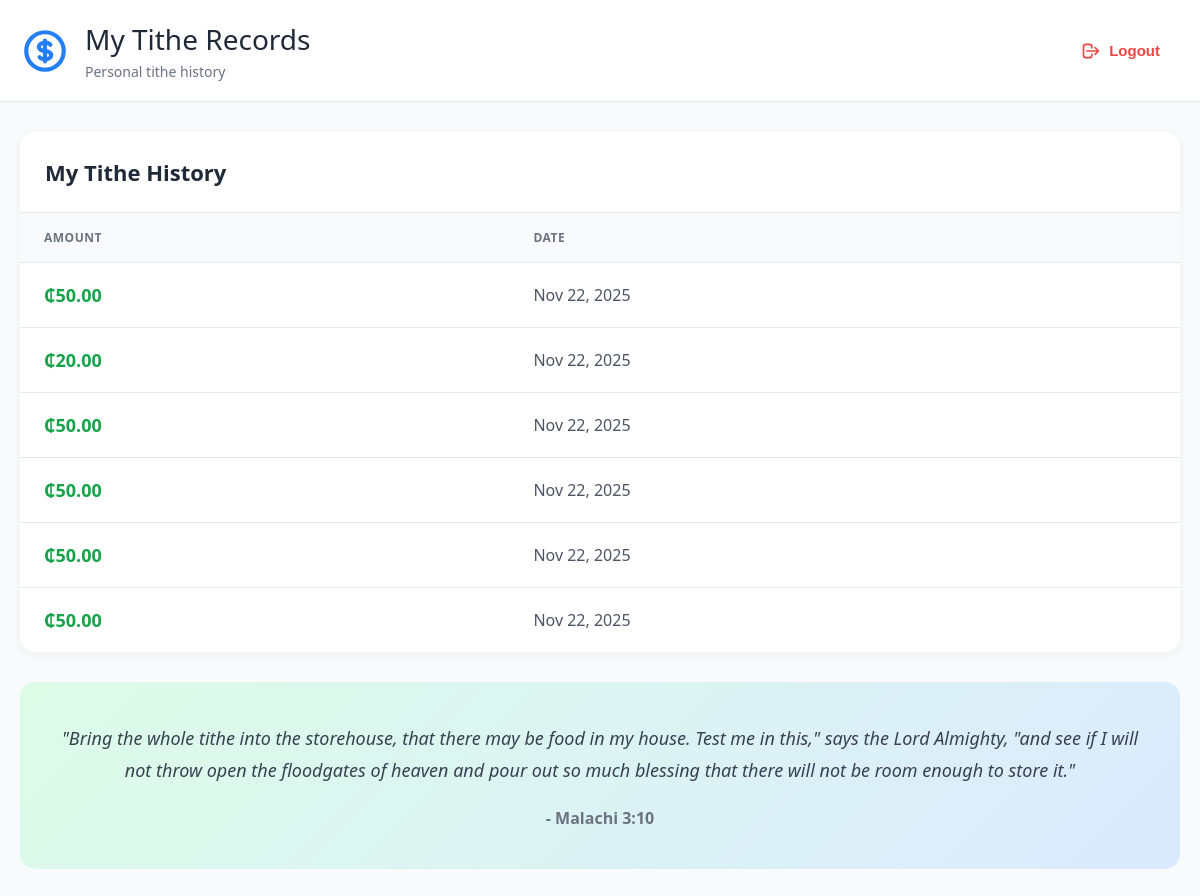
Screenshot of /tithe/tithe/user/ (signed in) with the database file from the repository.
### tithe/models.py (models this page shows, shortened)
class Tithe(models.Model):
    user = models.ForeignKey(CustomUser,on_delete=models.CASCADE)
    amount = models.DecimalField(decimal_places=2, max_digits=10)
    date = models.DateField()

### tithe/views.py (the view)
# urls.py: path('tithe/user/', views.list_related_user, name='user-tithe'),
@login_required
def list_related_user(request):
    user = request.user
    tithe = Tithe.objects.filter(user=user).all()
    return render(request,"tithe/user-tithe.html",{"tithe":tithe})

### tithe/templates/tithe/user-tithe.html (shortened to what this page needs)
{% extends 'tithe/base.html' %}
{% block content %}
<div class="dashboard">
    <header class="header">
        <div class="header-content">
            <div class="header-left">
                <div class="header-icon">
                    <svg fill="none" stroke="currentColor" viewBox="0 0 24 24">
                        <path stroke-linecap="round" stroke-linejoin="round" stroke-width="2" d="M12 8c-1.657 0-3 .895-3 2s1.343 2 3 2 3 .895 3 2-1.343 2-3 2m0-8c1.11 0 2.08.402 2.599 1M12 8V7m0 1v8m0 0v1m0-1c-1.11 0-2.08-.402-2.599-1M21 12a9 9 0 11-18 0 9 9 0 0118 0z"/>
                    </svg>
                </div>
                <div>
                    <div class="header-title">My Tithe Records</div>
                    <div class="header-subtitle">Personal tithe history</div>
                </div>
            </div>
            <form method="POST" action="{% url 'tithe:logout_user' %}">
                <button type="submit" class="btn-logout">
                    <svg fill="none" stroke="currentColor" viewBox="0 0 24 24">
                        <path stroke-linecap="round" stroke-linejoin="round" stroke-width="2" d="M17 16l4-4m0 0l-4-4m4 4H7m6 4v1a3 3 0 01-3 3H6a3 3 0 01-3-3V7a3 3 0 013-3h4a3 3 0 013 3v1"/>
                    </svg>
                    Logout
                </button>
            </form>
        </div>
    </header>
    <div class="main-content">
        <div class="table-section">
            <div class="table-header">
                <div class="table-title">My Tithe History</div>
            </div>
            <table>
                <thead>
                    <tr>
                        <th>Amount</th>
                        <th>Date</th>
                    </tr>
                </thead>
                <tbody>
                    {% for tithe in tithe %}
                    <tr>
                        <td><span class="amount" style="font-size: 18px;">₵{{ tithe.amount }}</span></td>
                        <td>{{ tithe.date|date:"M d, Y" }}</td>
                    </tr>
                    {% empty %}
                    <tr>
                        <td colspan="2" style="text-align: center; padding: 40px; color: #9ca3af;">No tithe records found</td>
                    </tr>
                    {% endfor %}
                </tbody>
            </table>
        </div>
        <div class="quote-section">
            <p class="quote-text">
                "Bring the whole tithe into the storehouse, that there may be food in my house.
                Test me in this," says the Lord Almighty, "and see if I will not throw open the
                floodgates of heaven and pour out so much blessing that there will not be room
                enough to store it."
            </p>
            <p class="quote-author">- Malachi 3:10</p>
        </div>
    </div>
</div>
{% endblock %}

### tithe/templates/tithe/base.html (style rules this page uses)
* { margin: 0; padding: 0; box-sizing: border-box; }
body { font-family: 'Segoe UI', Tahoma, Geneva, Verdana, sans-serif; background: linear-gradient(135deg, #f0fdf4 0%, #dbeafe 100%); min-height: 100vh; }
.dashboard { min-height: 100vh; background: #f9fafb; }
.header { background: white; border-bottom: 1px solid #e5e7eb; padding: 20px 0; }
.header-content { max-width: 1400px; margin: 0 auto; padding: 0 20px; display: flex; justify-content: space-between; align-items: center; }
.header-left { display: flex; align-items: center; }
.header-icon { width: 50px; height: 50px; margin-right: 15px; }
.header-icon svg { stroke:#247ff7ff; }
.header-title { font-size: 28px; color: #1f2937; margin-bottom: 4px; }
.header-subtitle { font-size: 14px; color: #6b7280; }
.btn-logout { display: flex; align-items: center; gap: 8px; padding: 10px 20px; background: transparent; border: none; color: #ef4444; border-radius: 8px; cursor: pointer; font-size: 15px; font-weight: 600; transition: background 0.3s; }
.btn-logout svg { width: 20px; height: 20px; stroke: #ef4444; }
.main-content { max-width: 1400px; margin: 0 auto; padding: 30px 20px; }
.table-section { background: white; border-radius: 15px; box-shadow: 0 2px 10px rgba(0, 0, 0, 0.05); overflow: hidden; }
.table-header { padding: 25px; border-bottom: 1px solid #e5e7eb; display: flex; justify-content: space-between; align-items: center; }
.table-title { font-size: 22px; color: #1f2937; font-weight: bold; }
table { width: 100%; border-collapse: collapse; }
thead { background: #f9fafb; }
th { padding: 16px 24px; text-align: left; font-size: 12px; font-weight: 700; color: #6b7280; text-transform: uppercase; letter-spacing: 0.5px; }
td { padding: 20px 24px; border-top: 1px solid #e5e7eb; color: #4b5563; }
tbody tr { transition: background 0.2s; }
.amount { color: #16a34a; font-weight: 700; font-size: 16px; }
.quote-section { margin-top: 30px; background: linear-gradient(135deg, #dcfce7 0%, #dbeafe 100%); border-radius: 15px; padding: 40px; text-align: center; }
.quote-text { font-size: 18px; color: #374151; font-style: italic; line-height: 1.8; margin-bottom: 20px; }
.quote-author { color: #6b7280; font-weight: 600; font-size: 16px; }

### rows the page displays
Tithe: amount "50.00", date "Nov 22, 2025"
Tithe: amount "20.00", date "Nov 22, 2025"
Tithe: amount "50.00", date "Nov 22, 2025"
Tithe: amount "50.00", date "Nov 22, 2025"
Tithe: amount "50.00", date "Nov 22, 2025"
Tithe: amount "50.00", date "Nov 22, 2025"
